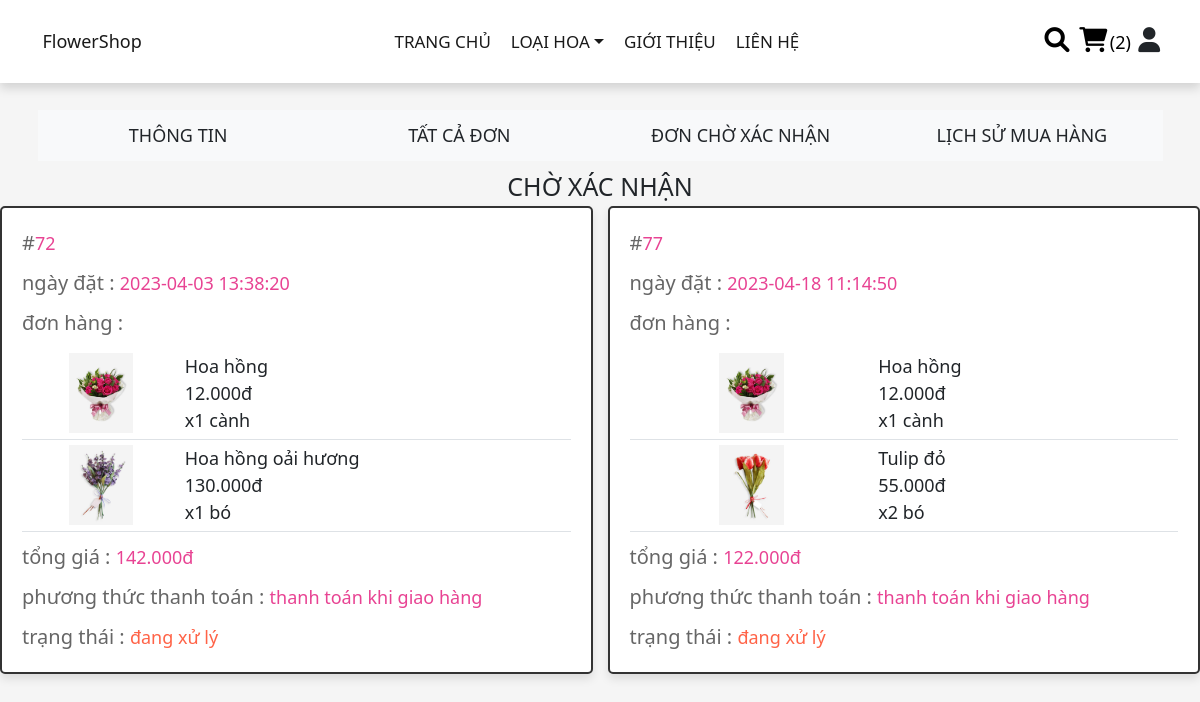
/profile.php?query=choxacnhan (signed in), run on the app's committed database.
### tables this page shows
CREATE TABLE `orders` (
  `id` int(100) NOT NULL,
  `user_id` int(100) NOT NULL,
  `total_price` int(100) NOT NULL,
  `method` varchar(50) NOT NULL,
  `placed_on` timestamp NOT NULL DEFAULT current_timestamp() ON UPDATE current_timestamp(),
  `payment_status` varchar(20) NOT NULL DEFAULT 'đang xử lý',
  `name_receive` varchar(100) NOT NULL,
  `number_receive` varchar(12) NOT NULL,
  `message_card` varchar(100) NOT NULL
);

### quanlytaikhoan/choxacnhan.php (the view)
<div class="placed-orders ">
    <h1 class="title text-center text-uppercase">Chờ xác nhận</h1>
    <div class="box-container">
        <?php
        $select_orders = mysqli_query($conn, "SELECT * FROM `orders` WHERE user_id = '$user_id' AND payment_status = 'đang xử lý'") or die('query failed');
        if (mysqli_num_rows($select_orders) > 0) {
            while ($fetch_orders = mysqli_fetch_assoc($select_orders)) {
            $id_order = $fetch_orders['id']
        ?>
                <div class="box">
                    <p> #<span><?php echo $fetch_orders['id']; ?></span> </p>
                    <p> ngày đặt : <span><?php echo $fetch_orders['placed_on']; ?></span> </p>
                    <p> đơn hàng : </p>
                    <table class="table">
                        <tbody>
                            <?php $select_p_order = mysqli_query($conn, "SELECT image,name,detail_orders.price AS price,quantity,unit  FROM `orders` join detail_orders on orders.id=detail_orders.id_order join products on detail_orders.pid=products.id WHERE user_id = '$user_id' && id_order='$id_order '") or die('query failed');
                            if (mysqli_num_rows($select_p_order) > 0) {
                                while ($fetch_p_order = mysqli_fetch_array($select_p_order)) {
                            ?>
                                    <tr>
                                        <td class="mt-3">
                                            <div class="text-center "><img src="uploaded_img/<?php echo $fetch_p_order['image']; ?>" alt="" class="img-fruit" height="80px"> </div>
                                        </td>
                                        <td class="mt-3">
                                            <div class="">
                                                <div class=""><?php echo $fetch_p_order['name']; ?></div>
                                                <div class=""><?php echo number_format($fetch_p_order['price'], 0, ",", ".") . "đ" ?></div>
                                                <div class=""><?php echo "x" . $fetch_p_order['quantity']. ' ' . $fetch_p_order['unit'] ?></div>
                                            </div>
                                        </td>
                                    </tr>
                            <?php
                                }
                            } ?>
                        </tbody>
                    </table>
                    <p> tổng giá : <span><?php echo number_format($fetch_orders['total_price'], 0, ",", ".") ?>đ</span> </p>
                    <p> phương thức thanh toán : <span><?php echo $fetch_orders['method']; ?></span> </p>
                    <p> trạng thái : <span style="color:<?php if ($fetch_orders['payment_status'] == 'đang xử lý') {
                                                            echo 'tomato';
                                                        } else {
                                                            echo 'green';
                                                        } ?>"><?php echo $fetch_orders['payment_status']; ?></span> </p>
                </div>
        <?php
            }
        } else {
            echo '<p class="empty">Chưa có đơn đặt hàng!</p>';
        }
        ?>
    </div>
</div>

### css/style.css (style rules this page uses)
:root { --pink:#e84393; --red:#c0392b; --orange:#f39c12; --black:#333; --white:#fff; --light-color:#666; --light-white:#ccc; --light-bg:#f5f5f5; --border:.2rem solid var(--black); --box-shadow:0 .5rem 1rem rgba(0,0,0,.1); }
* { margin:0; padding:0; font-size: large; box-sizing: border-box; outline: none; border:none; text-decoration: none; transition:all .2s linear; }
html { font-size: 62.5%; overflow-x: hidden; scroll-behavior: smooth; scroll-padding-top: 6.5rem; }
body { background: var(--light-bg); font-weight: normal; }
.placed-orders .box-container { max-width: 1200px; margin:0 auto; display: flex; flex-wrap: wrap; gap:1.5rem; align-items: flex-start; }
.placed-orders .box-container .box { background-color: var(--white); padding:1rem 2rem; border:var(--border); box-shadow: var(--box-shadow); flex:1 1 40rem; border-radius: .5rem; }
.placed-orders .box-container .box p { margin: 1rem 0; font-size: 2rem; line-height: 1.5; color:var(--light-color); }
.placed-orders .box-container .box p span { color:var(--pink); }

### data on the page
orders: id "72", placed_on "2023-04-03 13:38:20", name "Hoa hồng", price "12.000", quantity "1", unit "cành", name "Hoa hồng oải hương", price "130.000", unit "bó", total_price "142.000", method "thanh toán khi giao hàng", payment_status "đang xử lý"
orders: id "77", placed_on "2023-04-18 11:14:50", name "Hoa hồng", price "12.000", quantity "1", unit "cành", name "Tulip đỏ", price "55.000", quantity "2", unit "bó", total_price "122.000", method "thanh toán khi giao hàng", payment_status "đang xử lý"

### other printed values
$cart_num_rows "2"
